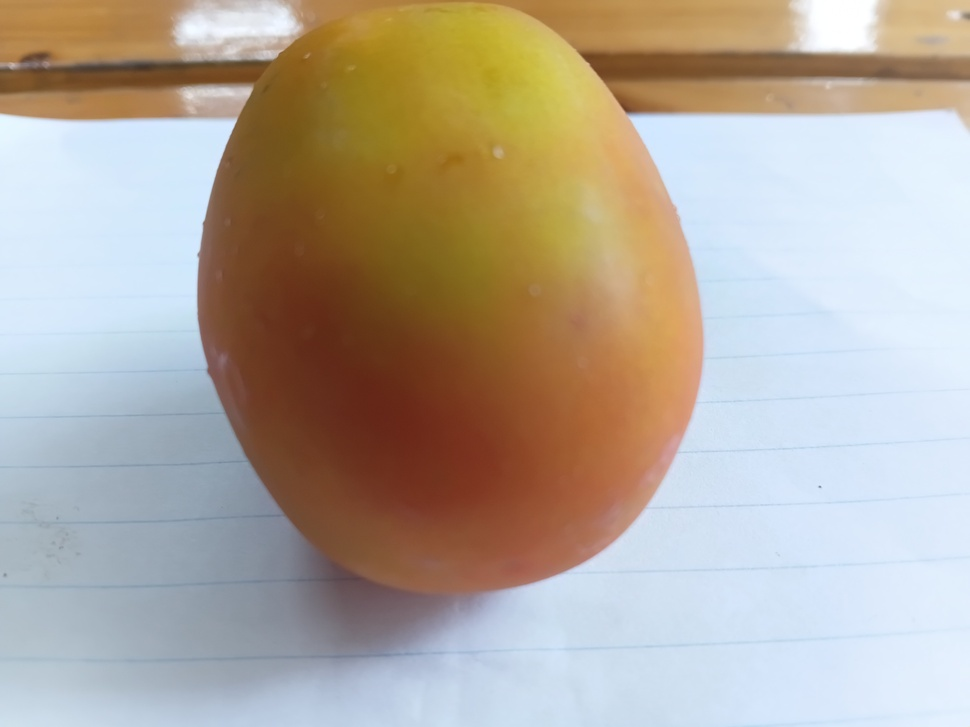
#> input picture tomatovision-ml/test_images/test_tomatoes.jpg, 970 x 727 px, shrunk from 4080 x 3060 before the run, found by its file name
$ python test_single2.py
#> lines starting #> are read from the running program, lines starting #| are printed output that depends on the picture; after the words box and inside, x2 and y2 are one past the last pixel; in counts of white or black regions, pixels touching at a corner belong together
import cv2
import numpy as np

img_path = r"d:\project\TomatoVision\tomatovision-ml\test_images\test_tomatoes.jpg"
img = cv2.imread(img_path)
#> img is the input picture: shape (727, 970, 3); mean B, G, R 156.3, 168.9, 179.1
h, w = img.shape[:2]
#> h = 727; w = 970

hsv = cv2.cvtColor(img, cv2.COLOR_BGR2HSV)
#> hsv: shape (727, 970, 3); mean H, S, V 66.3, 87.6, 196.5
h_chan = hsv[:, :, 0]
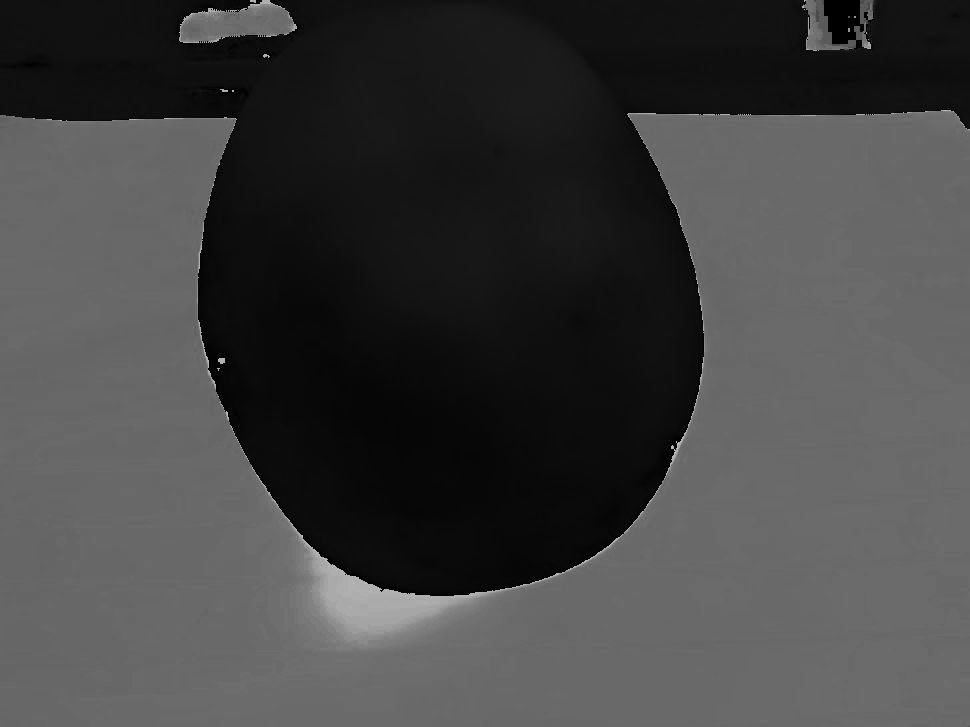
#> h_chan: shape (727, 970); min 0, max 179, mean 66.3
s_chan = hsv[:, :, 1]
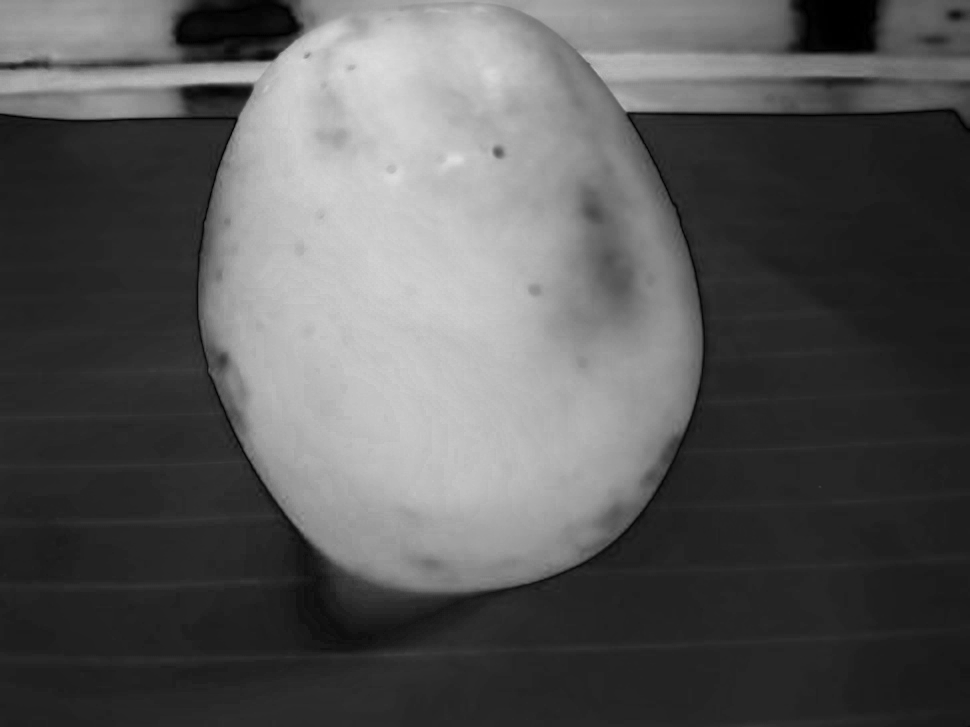
#> s_chan: shape (727, 970); min 0, max 222, mean 87.6
v_chan = hsv[:, :, 2]
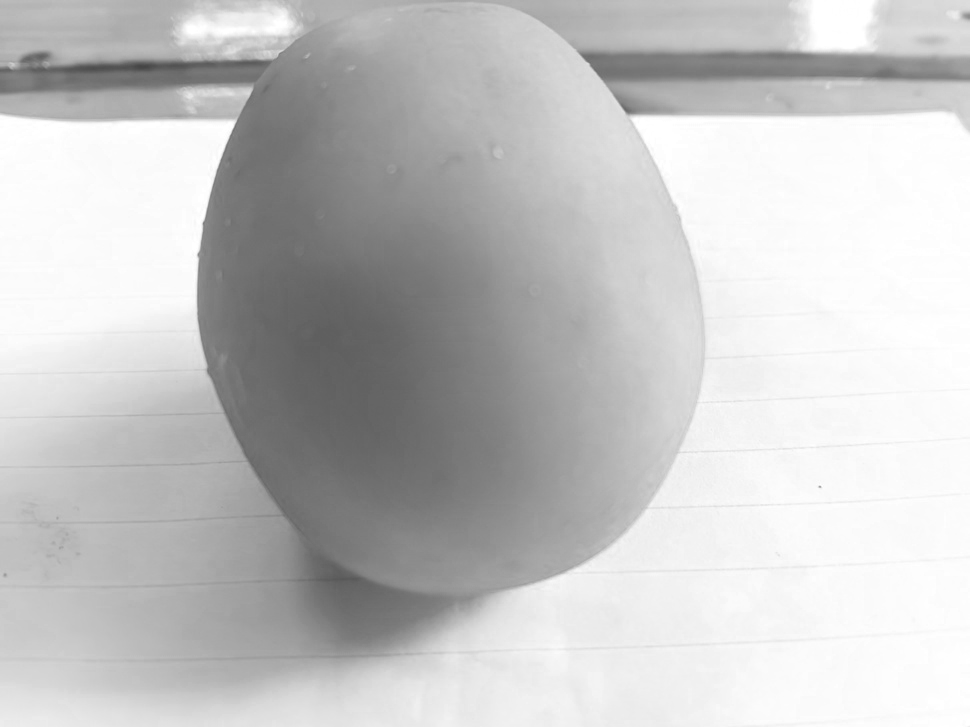
#> v_chan: shape (727, 970); min 69, max 255, mean 196.5

core_red1 = (h_chan <= 14) & (s_chan > 70) & (v_chan > 60)
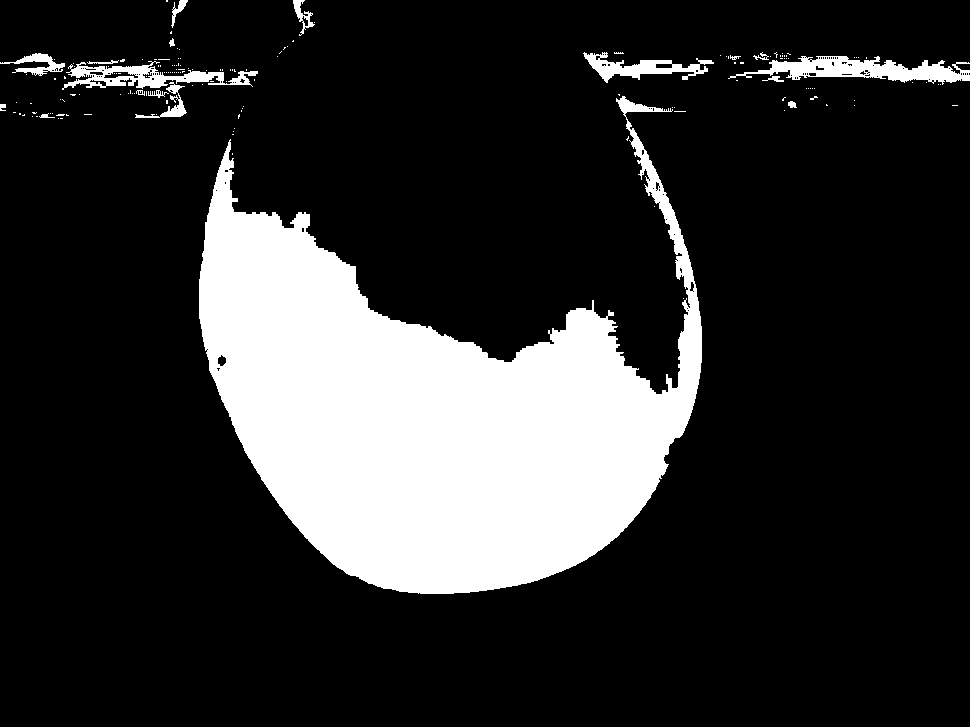
#> core_red1: shape (727, 970) bool; 18.2% white; 159 white regions (141 under 20 px), largest, box (x1, y1, x2, y2) and area: (199, 96, 702, 594) 119300, (728, 56, 970, 85) 3255, (62, 61, 258, 90) 2222
core_red2 = (h_chan >= 164) & (s_chan > 70) & (v_chan > 60)
#> core_red2: shape (727, 970) bool; 0% white in thin lines or dots, all inside (x1, y1, x2, y2) = (209, 368, 374, 586)
core_orange = (h_chan > 14) & (h_chan <= 28) & (s_chan > 80) & (v_chan > 70)
#> core_orange: shape (727, 970) bool; 23.2% white; 107 white regions (96 under 20 px), largest, box (x1, y1, x2, y2) and area: (0, 0, 842, 394) 157187, (847, 0, 970, 74) 3788, (858, 79, 961, 110) 2057
core_unripe = (h_chan > 28) & (h_chan <= 48) & (s_chan > 70) & (v_chan > 70)
#> core_unripe: shape (727, 970) bool; every value is 0

core_mask = (core_red1 | core_red2 | core_orange | core_unripe).astype(np.uint8) * 255
#> core_mask: shape (727, 970); 41.4% white; 14 white regions (12 under 20 px), largest, box (x1, y1, x2, y2) and area: (0, 0, 970, 594) 292106, (953, 38, 962, 49) 36
core_mask[h_chan > 50] = 0
#> core_mask: shape (727, 970); 41.4% white; 14 white regions (12 under 20 px), largest, box (x1, y1, x2, y2) and area: (0, 0, 970, 594) 292074, (953, 38, 962, 49) 36
core_mask[s_chan <= 60] = 0

kernel = cv2.getStructuringElement(cv2.MORPH_ELLIPSE, (5, 5))
clean = cv2.morphologyEx(core_mask, cv2.MORPH_OPEN, kernel)
#> clean: shape (727, 970); 41.4% white; 1 white region, box (x1, y1, x2, y2) and area: (0, 0, 970, 594) 291911
dist_transform = cv2.distanceTransform(clean, cv2.DIST_L2, 5)
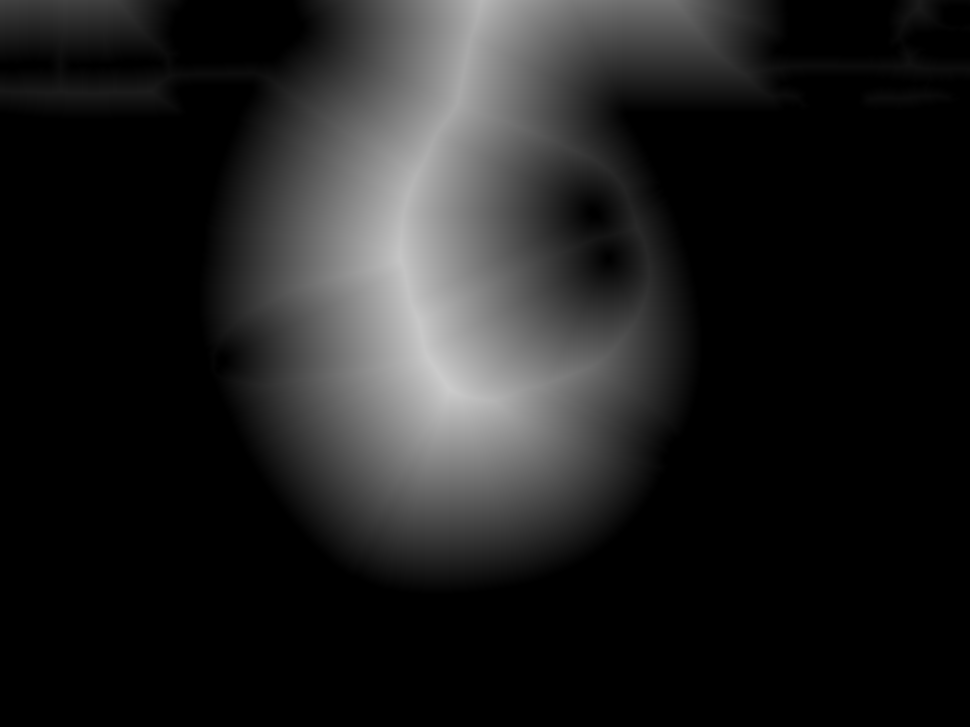
#> dist_transform: shape (727, 970) float32; min 0, max 204.3, mean 30.8

_, sure_fg = cv2.threshold(dist_transform, 0.28 * dist_transform.max(), 255, 0)
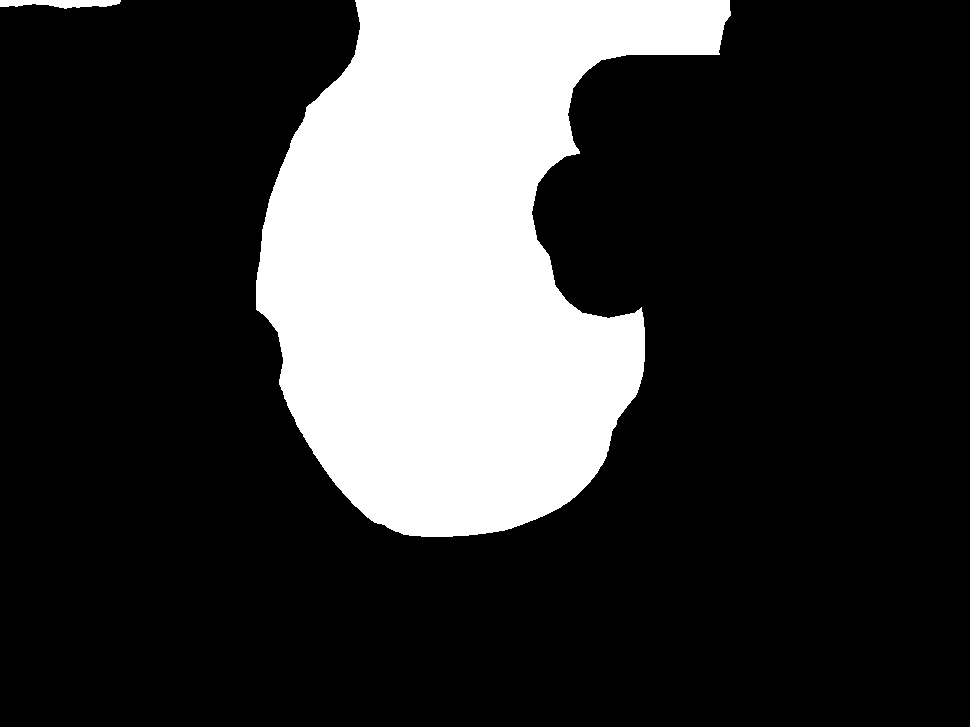
#> sure_fg: shape (727, 970) float32; 22.5% white; 2 white regions, box (x1, y1, x2, y2) and area: (256, 0, 731, 537) 157780, (0, 0, 121, 9) 759
sure_fg = np.uint8(sure_fg)
num_labels, _, stats, centroids = cv2.connectedComponentsWithStats(sure_fg)
#> num_labels = 3; stats = [[0, 0, 970, 727, 546651], [0, 0, 121, 9, 759], [256, 0, 475, 537, 157780]]; centroids = [[494.4, 393], [60.28, 2.76], [452.3, 260.9]]

tomatoes = []
for i in range(1, num_labels):
    if stats[i, cv2.CC_STAT_AREA] < 20:
        continue
    cx, cy = centroids[i]
    r = int(dist_transform[int(cy), int(cx)] * 1.8)
    r = max(20, min(180, r))
    tomatoes.append((cx, cy, r))
#> this loop made 2 passes
#> (cx, cy, r) on passes 1 to 2: (60.28, 2.76, 112), (452.3, 260.9, 180)
#> after the loop, tomatoes = [(60.28, 2.76, 112), (452.3, 260.9, 180)]

print(f"Single image detections: {len(tomatoes)}")
#| Single image detections: 2
